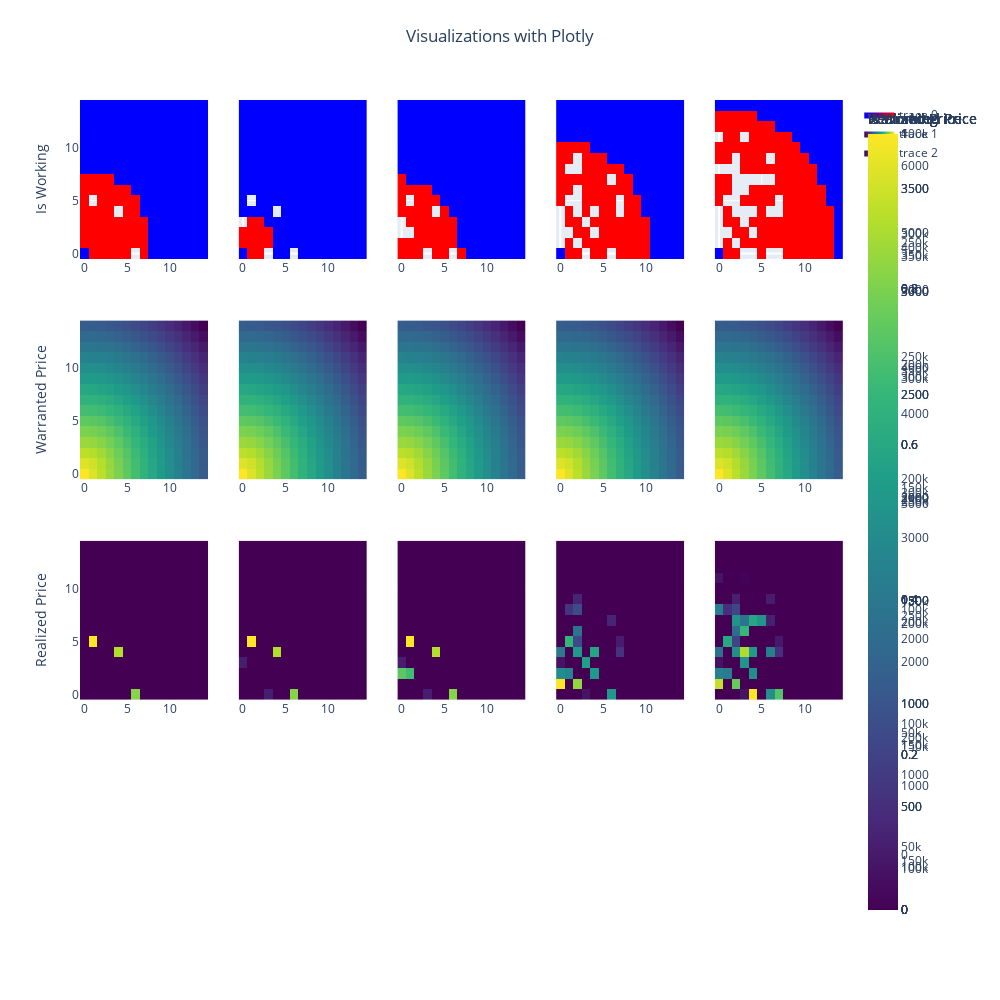

The notebook cell this image was saved under:
### Code cell
# Heatmap grid fast, plotly - 5 plots 5 data

# Define the names for each row
row_names = ['Is Working', 'Warranted Price', 'Realized Price', 'Owner']

# Create subplots with Plotly
fig = sp.make_subplots(rows=4, cols=time_steps_to_plot, shared_yaxes=True)

# Define a custom color scale for the heatmap
color_scale = [[0, 'blue'], [1, 'red']]

# Create a list to store the titles for the columns
column_titles = []

# Set a fixed height for each row
row_height = 0.2  # You can adjust the height as needed

for i in range(time_steps_to_plot):
    time_step_index = min(i * time_step_interval, num_time_steps - 1)
    time_step = time_steps[time_step_index]
    person_df_at_time_step = person_df.query("time_step == @time_step")
    land_df_at_time_step = land_df.query("time_step == @time_step")

    # Calculate the number of rows and columns for each subplot
    num_rows, num_cols = 2, 3  # You can adjust these values to your preference

    # Create y-axis titles for the first plot in each row
    y_titles = [row_names[j] if j == 0 else '' for j in range(4)]

    # Create an Is Working Heatmap with square aspect ratio and a colorbar
    heatmap1 = go.Heatmap(
        x=person_df_at_time_step['x'],
        y=person_df_at_time_step['y'],
        z=person_df_at_time_step['is_working'],
        colorscale=color_scale,
        colorbar=dict(title='Is Working'),
        showlegend=(i == 0)  # Show legend for the first plot in each row
    )
    fig.add_trace(heatmap1, row=1, col=i+1)

    # Create a Warranted Price Heatmap with square aspect ratio and a colorbar
    heatmap2 = go.Heatmap(
        x=land_df_at_time_step['x'],
        y=land_df_at_time_step['y'],
        z=land_df_at_time_step['warranted_price'],
        colorscale='Viridis',
        colorbar=dict(title='Warranted Price'),
        showlegend=(i == 0)  # Show legend for the first plot in each row
    )
    fig.add_trace(heatmap2, row=2, col=i+1)

    # Create a Realized Price Heatmap with square aspect ratio and a colorbar
    heatmap3 = go.Heatmap(
        x=land_df_at_time_step['x'],
        y=land_df_at_time_step['y'],
        z=land_df_at_time_step['realized_price'],
        colorscale='Viridis',
        colorbar=dict(title='Realized Price'),
        showlegend=(i == 0)  # Show legend for the first plot in each row
    )
    fig.add_trace(heatmap3, row=3, col=i+1)

    # Add the time step as a column title
    column_titles.append(f'Time Step {time_step}')

# Update the layout to set y-axis titles
for j, title in enumerate(row_names):
    fig.update_yaxes(title_text=title, row=j+1, col=1)

# Update the layout to set column titles
fig.update_layout(
    title_text="Visualizations with Plotly",
    width=1000,
    height=1000,  # Adjust the height as needed
    title_x=0.5,  # Center the title
    title_y=0.97,  # Adjust the title position
)

for i, title in enumerate(column_titles):
    fig.update_xaxes(title_text=title, row=4, col=i+1)

fig.show()

### Figure 1 — Plotly figure (JSON) as saved in the notebook; plotly's stock layout.template omitted (floating-point values rounded to 4 significant figures; data arrays with more than 128 entries replaced by an {"elided": "..."} marker saying what was removed)
{"data": [{"colorbar": {"title": {"text": "Is Working"}}, "colorscale": [[0, "blue"], [1, "red"]], "showlegend": true, "type": "heatmap", "x": {"elided": "228 int values"}, "xaxis": "x", "y": {"elided": "228 int values"}, "yaxis": "y", "z": {"elided": "228 int values"}}, {"colorbar": {"title": {"text": "Warranted Price"}}, "colorscale": [[0, "#440154"], [0.1111, "#482878"], [0.2222, "#3e4989"], [0.3333, "#31688e"], [0.4444, "#26828e"], [0.5556, "#1f9e89"], [0.6667, "#35b779"], [0.7778, "#6ece58"], [0.8889, "#b5de2b"], [1, "#fde725"]], "showlegend": true, "type": "heatmap", "x": {"elided": "225 int values"}, "xaxis": "x6", "y": {"elided": "225 int values"}, "yaxis": "y6", "z": {"elided": "225 float values"}}, {"colorbar": {"title": {"text": "Realized Price"}}, "colorscale": [[0, "#440154"], [0.1111, "#482878"], [0.2222, "#3e4989"], [0.3333, "#31688e"], [0.4444, "#26828e"], [0.5556, "#1f9e89"], [0.6667, "#35b779"], [0.7778, "#6ece58"], [0.8889, "#b5de2b"], [1, "#fde725"]], "showlegend": true, "type": "heatmap", "x": {"elided": "225 int values"}, "xaxis": "x11", "y": {"elided": "225 int values"}, "yaxis": "y11", "z": {"elided": "225 float values"}}, {"colorbar": {"title": {"text": "Is Working"}}, "colorscale": [[0, "blue"], [1, "red"]], "showlegend": false, "type": "heatmap", "x": {"elided": "227 int values"}, "xaxis": "x2", "y": {"elided": "227 int values"}, "yaxis": "y2", "z": {"elided": "227 int values"}}, {"colorbar": {"title": {"text": "Warranted Price"}}, "colorscale": [[0, "#440154"], [0.1111, "#482878"], [0.2222, "#3e4989"], [0.3333, "#31688e"], [0.4444, "#26828e"], [0.5556, "#1f9e89"], [0.6667, "#35b779"], [0.7778, "#6ece58"], [0.8889, "#b5de2b"], [1, "#fde725"]], "showlegend": false, "type": "heatmap", "x": {"elided": "225 int values"}, "xaxis": "x7", "y": {"elided": "225 int values"}, "yaxis": "y7", "z": {"elided": "225 float values"}}, {"colorbar": {"title": {"text": "Realized Price"}}, "colorscale": [[0, "#440154"], [0.1111, "#482878"], [0.2222, "#3e4989"], [0.3333, "#31688e"], [0.4444, "#26828e"], [0.5556, "#1f9e89"], [0.6667, "#35b779"], [0.7778, "#6ece58"], [0.8889, "#b5de2b"], [1, "#fde725"]], "showlegend": false, "type": "heatmap", "x": {"elided": "225 int values"}, "xaxis": "x12", "y": {"elided": "225 int values"}, "yaxis": "y12", "z": {"elided": "225 float values"}}, {"colorbar": {"title": {"text": "Is Working"}}, "colorscale": [[0, "blue"], [1, "red"]], "showlegend": false, "type": "heatmap", "x": {"elided": "225 int values"}, "xaxis": "x3", "y": {"elided": "225 int values"}, "yaxis": "y3", "z": {"elided": "225 int values"}}, {"colorbar": {"title": {"text": "Warranted Price"}}, "colorscale": [[0, "#440154"], [0.1111, "#482878"], [0.2222, "#3e4989"], [0.3333, "#31688e"], [0.4444, "#26828e"], [0.5556, "#1f9e89"], [0.6667, "#35b779"], [0.7778, "#6ece58"], [0.8889, "#b5de2b"], [1, "#fde725"]], "showlegend": false, "type": "heatmap", "x": {"elided": "225 int values"}, "xaxis": "x8", "y": {"elided": "225 int values"}, "yaxis": "y8", "z": {"elided": "225 float values"}}, {"colorbar": {"title": {"text": "Realized Price"}}, "colorscale": [[0, "#440154"], [0.1111, "#482878"], [0.2222, "#3e4989"], [0.3333, "#31688e"], [0.4444, "#26828e"], [0.5556, "#1f9e89"], [0.6667, "#35b779"], [0.7778, "#6ece58"], [0.8889, "#b5de2b"], [1, "#fde725"]], "showlegend": false, "type": "heatmap", "x": {"elided": "225 int values"}, "xaxis": "x13", "y": {"elided": "225 int values"}, "yaxis": "y13", "z": {"elided": "225 float values"}}, {"colorbar": {"title": {"text": "Is Working"}}, "colorscale": [[0, "blue"], [1, "red"]], "showlegend": false, "type": "heatmap", "x": {"elided": "228 int values"}, "xaxis": "x4", "y": {"elided": "228 int values"}, "yaxis": "y4", "z": {"elided": "228 int values"}}, {"colorbar": {"title": {"text": "Warranted Price"}}, "colorscale": [[0, "#440154"], [0.1111, "#482878"], [0.2222, "#3e4989"], [0.3333, "#31688e"], [0.4444, "#26828e"], [0.5556, "#1f9e89"], [0.6667, "#35b779"], [0.7778, "#6ece58"], [0.8889, "#b5de2b"], [1, "#fde725"]], "showlegend": false, "type": "heatmap", "x": {"elided": "225 int values"}, "xaxis": "x9", "y": {"elided": "225 int values"}, "yaxis": "y9", "z": {"elided": "225 float values"}}, {"colorbar": {"title": {"text": "Realized Price"}}, "colorscale": [[0, "#440154"], [0.1111, "#482878"], [0.2222, "#3e4989"], [0.3333, "#31688e"], [0.4444, "#26828e"], [0.5556, "#1f9e89"], [0.6667, "#35b779"], [0.7778, "#6ece58"], [0.8889, "#b5de2b"], [1, "#fde725"]], "showlegend": false, "type": "heatmap", "x": {"elided": "225 int values"}, "xaxis": "x14", "y": {"elided": "225 int values"}, "yaxis": "y14", "z": {"elided": "225 float values"}}, {"colorbar": {"title": {"text": "Is Working"}}, "colorscale": [[0, "blue"], [1, "red"]], "showlegend": false, "type": "heatmap", "x": {"elided": "230 int values"}, "xaxis": "x5", "y": {"elided": "230 int values"}, "yaxis": "y5", "z": {"elided": "230 int values"}}, {"colorbar": {"title": {"text": "Warranted Price"}}, "colorscale": [[0, "#440154"], [0.1111, "#482878"], [0.2222, "#3e4989"], [0.3333, "#31688e"], [0.4444, "#26828e"], [0.5556, "#1f9e89"], [0.6667, "#35b779"], [0.7778, "#6ece58"], [0.8889, "#b5de2b"], [1, "#fde725"]], "showlegend": false, "type": "heatmap", "x": {"elided": "225 int values"}, "xaxis": "x10", "y": {"elided": "225 int values"}, "yaxis": "y10", "z": {"elided": "225 float values"}}, {"colorbar": {"title": {"text": "Realized Price"}}, "colorscale": [[0, "#440154"], [0.1111, "#482878"], [0.2222, "#3e4989"], [0.3333, "#31688e"], [0.4444, "#26828e"], [0.5556, "#1f9e89"], [0.6667, "#35b779"], [0.7778, "#6ece58"], [0.8889, "#b5de2b"], [1, "#fde725"]], "showlegend": false, "type": "heatmap", "x": {"elided": "225 int values"}, "xaxis": "x15", "y": {"elided": "225 int values"}, "yaxis": "y15", "z": {"elided": "225 float values"}}], "layout": {"height": 1000, "title": {"text": "Visualizations with Plotly", "x": 0.5, "y": 0.97}, "width": 1000, "xaxis": {"anchor": "y", "domain": [0, 0.168]}, "xaxis10": {"anchor": "y10", "domain": [0.832, 1]}, "xaxis11": {"anchor": "y11", "domain": [0, 0.168]}, "xaxis12": {"anchor": "y12", "domain": [0.208, 0.376]}, "xaxis13": {"anchor": "y13", "domain": [0.416, 0.584]}, "xaxis14": {"anchor": "y14", "domain": [0.624, 0.792]}, "xaxis15": {"anchor": "y15", "domain": [0.832, 1]}, "xaxis16": {"anchor": "y16", "domain": [0, 0.168], "title": {"text": "Time Step 2.0"}}, "xaxis17": {"anchor": "y17", "domain": [0.208, 0.376], "title": {"text": "Time Step 7.0"}}, "xaxis18": {"anchor": "y18", "domain": [0.416, 0.584], "title": {"text": "Time Step 12.0"}}, "xaxis19": {"anchor": "y19", "domain": [0.624, 0.792], "title": {"text": "Time Step 17.0"}}, "xaxis2": {"anchor": "y2", "domain": [0.208, 0.376]}, "xaxis20": {"anchor": "y20", "domain": [0.832, 1], "title": {"text": "Time Step 21.0"}}, "xaxis3": {"anchor": "y3", "domain": [0.416, 0.584]}, "xaxis4": {"anchor": "y4", "domain": [0.624, 0.792]}, "xaxis5": {"anchor": "y5", "domain": [0.832, 1]}, "xaxis6": {"anchor": "y6", "domain": [0, 0.168]}, "xaxis7": {"anchor": "y7", "domain": [0.208, 0.376]}, "xaxis8": {"anchor": "y8", "domain": [0.416, 0.584]}, "xaxis9": {"anchor": "y9", "domain": [0.624, 0.792]}, "yaxis": {"anchor": "x", "domain": [0.8063, 1], "title": {"text": "Is Working"}}, "yaxis10": {"anchor": "x10", "domain": [0.5375, 0.7312], "matches": "y6", "showticklabels": false}, "yaxis11": {"anchor": "x11", "domain": [0.2687, 0.4625], "title": {"text": "Realized Price"}}, "yaxis12": {"anchor": "x12", "domain": [0.2687, 0.4625], "matches": "y11", "showticklabels": false}, "yaxis13": {"anchor": "x13", "domain": [0.2687, 0.4625], "matches": "y11", "showticklabels": false}, "yaxis14": {"anchor": "x14", "domain": [0.2687, 0.4625], "matches": "y11", "showticklabels": false}, "yaxis15": {"anchor": "x15", "domain": [0.2687, 0.4625], "matches": "y11", "showticklabels": false}, "yaxis16": {"anchor": "x16", "domain": [0, 0.1938], "title": {"text": "Owner"}}, "yaxis17": {"anchor": "x17", "domain": [0, 0.1938], "matches": "y16", "showticklabels": false}, "yaxis18": {"anchor": "x18", "domain": [0, 0.1938], "matches": "y16", "showticklabels": false}, "yaxis19": {"anchor": "x19", "domain": [0, 0.1938], "matches": "y16", "showticklabels": false}, "yaxis2": {"anchor": "x2", "domain": [0.8063, 1], "matches": "y", "showticklabels": false}, "yaxis20": {"anchor": "x20", "domain": [0, 0.1938], "matches": "y16", "showticklabels": false}, "yaxis3": {"anchor": "x3", "domain": [0.8063, 1], "matches": "y", "showticklabels": false}, "yaxis4": {"anchor": "x4", "domain": [0.8063, 1], "matches": "y", "showticklabels": false}, "yaxis5": {"anchor": "x5", "domain": [0.8063, 1], "matches": "y", "showticklabels": false}, "yaxis6": {"anchor": "x6", "domain": [0.5375, 0.7312], "title": {"text": "Warranted Price"}}, "yaxis7": {"anchor": "x7", "domain": [0.5375, 0.7312], "matches": "y6", "showticklabels": false}, "yaxis8": {"anchor": "x8", "domain": [0.5375, 0.7312], "matches": "y6", "showticklabels": false}, "yaxis9": {"anchor": "x9", "domain": [0.5375, 0.7312], "matches": "y6", "showticklabels": false}}}
